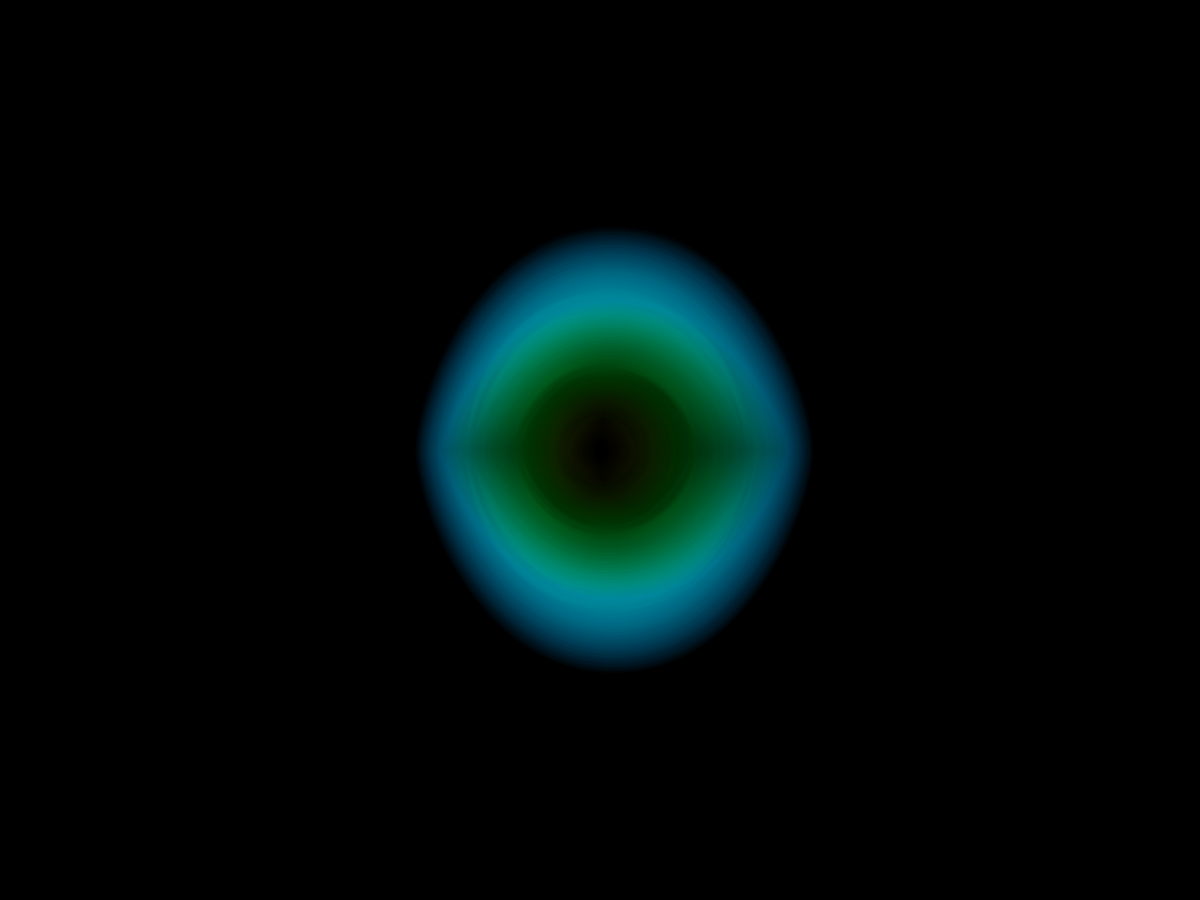
Frame 1 (no input)
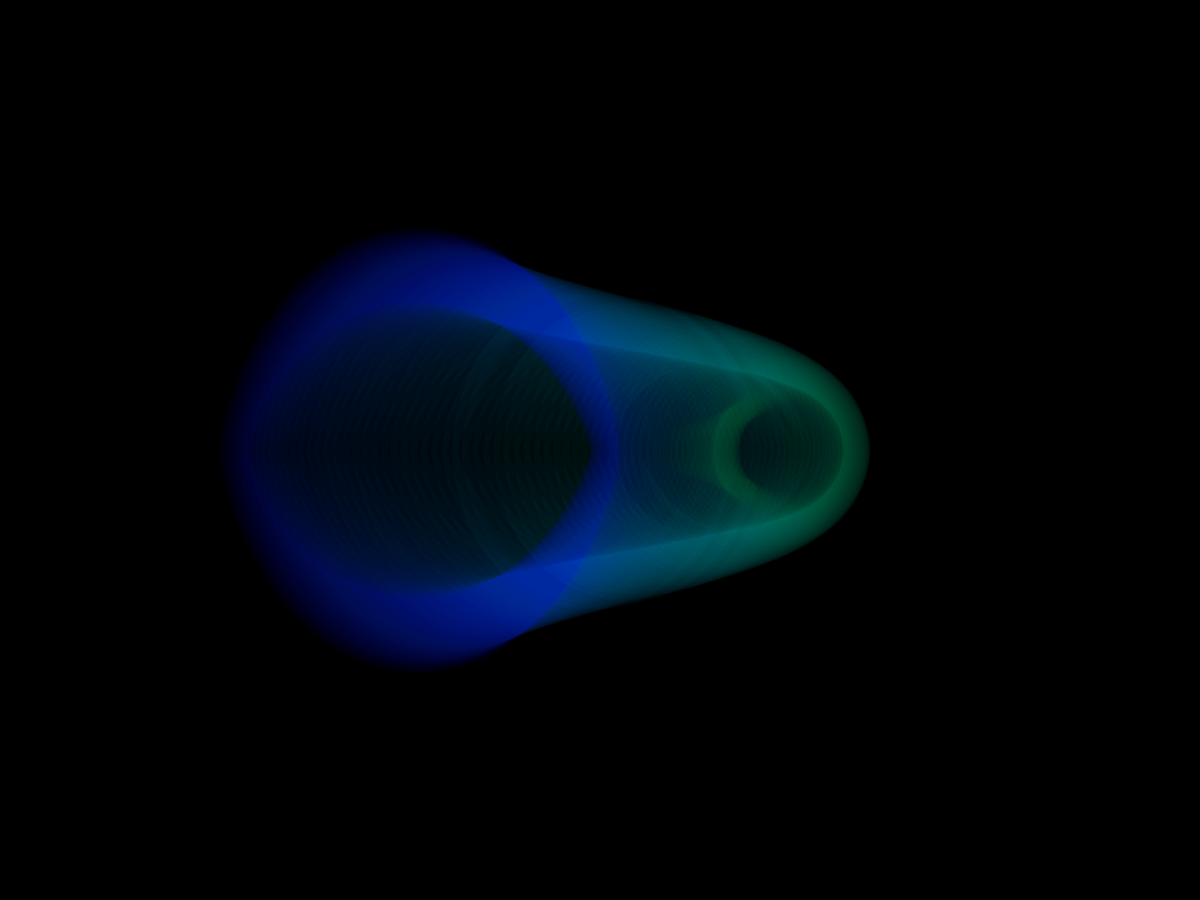
Frame 60 (the mouse pressed at the canvas centre just before this capture)
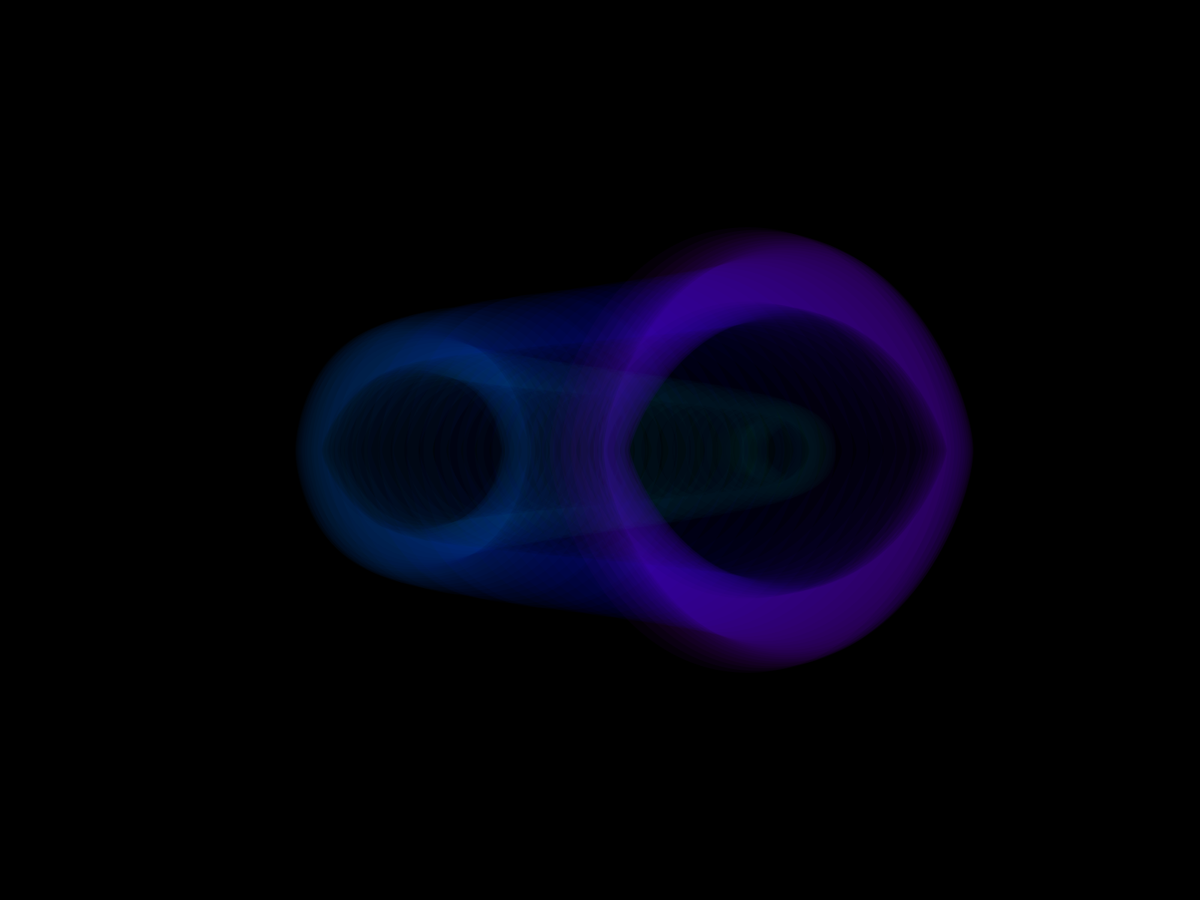
Frame 120 (the mouse held since frame 60 and released just before this capture)

The Processing sketch that drew these frames (run headless with seeded random() and noise(); from frame 60 on, the mouse is pressed at the canvas centre):

// Processing sketch: Sketch_53
// ── Sketch_53.pde
float rotazione = 0;
float raggio = 0;
float elementi = 100;
float espansione = 250;
float tempo = 0;
float raggio_flusso = 0;
float rotazione_flusso = 0;
float colore_flusso = 0;

void setup() {
  fullScreen();
}
 
void draw() {
  background(0);
  setFlows();
  raggio = map(raggio_flusso, 0, width, 0, 10);
  rotazione = map(rotazione_flusso, 0, height, 0, 10);
  float spacing = PI/elementi ; 
  translate(width*0.5,height*0.5);
  noFill();
  strokeWeight(4);
  for (int i = 0; i < elementi;i++) {
      strokeWeight(i*5);
      stroke((i+colore_flusso)%255,255,255,i/10);
      pushMatrix();
      rotate(spacing*i*rotazione);
      translate(sin(spacing*i*raggio)*espansione, 0);
      ellipse(0,0,35,i);
      popMatrix();
  }
}

void setFlows() {
  colorMode(HSB);
  tempo += 0.4;
  raggio_flusso = sin(tempo/77)*750;
 colore_flusso = sin(tempo/111)*120+300;
 
}
